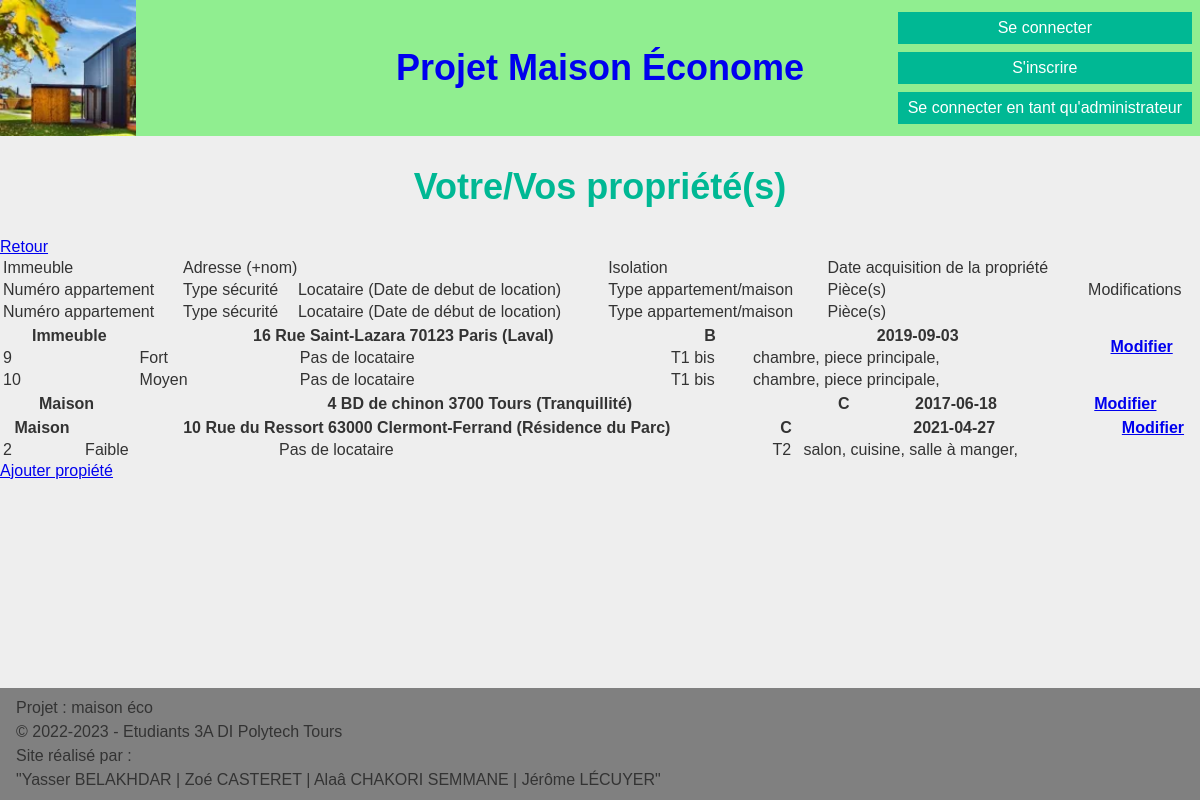
/administration/gererPropriete.php, run on the app's committed database.
### tables this page shows
CREATE TABLE Propriete(
   idPropriete INT AUTO_INCREMENT,
   numeroRue INT,
   nomRue VARCHAR(50) ,
   codePostal INT,
   ville VARCHAR(50) ,
   nomPropriete VARCHAR(50) ,
   degreIsolation CHAR(1) ,
   PRIMARY KEY(idPropriete)
);

CREATE TABLE Appartement(
   idAppartement INT AUTO_INCREMENT,
   numAppart INT,
   degreSecurite INT NOT NULL,
   typeAppart INT NOT NULL,
   idPropriete INT NOT NULL,
   PRIMARY KEY(idAppartement),
   FOREIGN KEY(degreSecurite) REFERENCES TypeSecurite(degreSecurite),
   FOREIGN KEY(typeAppart) REFERENCES TypeAppartement(typeAppart),
   FOREIGN KEY(idPropriete) REFERENCES Propriete(idPropriete)
);

CREATE TABLE TypeSecurite(
   degreSecurite INT,
   nomSecurite VARCHAR(50) ,
   PRIMARY KEY(degreSecurite)
);

CREATE TABLE TypeAppartement(
   typeAppart INT,
   libTypeAppart VARCHAR(50) ,
   nbPieces INT,
   PRIMARY KEY(typeAppart)
);

CREATE TABLE TypePiece(
   typePiece INT,
   libTypePiece VARCHAR(50) ,
   PRIMARY KEY(typePiece)
);

### WEB/administration/gererPropriete.php (the view, shortened to what this page needs)
<?php
$ROOT = "../";
?>
<!DOCTYPE html>
 <html lang="fr">
 <head>
    <?php require "../common/header.php"; ?>
    <h2>Votre/Vos propriété(s)</h2>
    <a href="../Page_accueil/Page_accueil.php">Retour</a>
    <table>
        <thead>
            <tr>
                <td>Immeuble</td>
                <td colspan = "2">Adresse (+nom)</td>
                <td>Isolation</td>
                <td colspan = "2">Date acquisition de la propriété</td>
                <td rowspan = "3">Modifications</td>
            </tr>
            <tr>
                <td>Numéro appartement</td>
                <td>Type sécurité</td>
                <td>Locataire (Date de debut de location)</td>
                <td>Type appartement/maison</td>
                <td>Pièce(s)</td>
            </tr>
            <tr>
                <td>Numéro appartement</td>
                <td>Type sécurité</td>
                <td>Locataire (Date de début de location)</td>
                <td>Type appartement/maison</td>
                <td>Pièce(s)</td>
            </tr>
        </thead>
    </table>
    <?php
    $req = 'SELECT numeroRue, nomRue, codePostal, ville, degreIsolation, nomPropriete , idPropriete, DATE(dateDebutProp) AS dateDProp
            FROM Propriete NATURAL JOIN Proprietaire';
    $data = $bdd->query($req);
    foreach ($data as $ligne) {
        $req2 = "SELECT idAppartement, numAppart, libTypeAppart, nomSecurite
        FROM (((Appartement NATURAL JOIN Propriete) NATURAL JOIN TypeAppartement) NATURAL JOIN TypeSecurite) NATURAL JOIN Locataire
        WHERE idPropriete =".$ligne['idPropriete'];
        $nb = "SELECT COUNT(*) AS nbLigne
        FROM Appartement
        WHERE idPropriete = {$ligne['idPropriete']}";
        $data2 = $bdd->query($req2);
        $nbL = $bdd->query($nb);
        foreach($nbL as $l) {
            $nbAppart = $l['nbLigne'];
        }
        echo "<table>
                <tbody>
                    <tr>
                        <th>";
        if ($nbAppart == 1) echo "Maison";
        else echo "Immeuble";
        echo "  </th>
                <th colspan = \"2\">".$ligne['numeroRue']." ".$ligne['nomRue']." ".$ligne['codePostal']." ".$ligne['ville'];
        if ($ligne['nomPropriete'] != NULL) echo " ({$ligne['nomPropriete']})";
        echo "  </th>
                <th>{$ligne['degreIsolation']}</th>
                <th>{$ligne['dateDProp']}</th>
                <th rowspan = \"$nbAppart\"><a href='{$ROOT}proprietes/ajoutPropriete/ajoutPropriete.php'>Modifier<a></th>
            </tr>";
        foreach ($data2 as $ligne2) {
            echo "<tr>
                    <td>{$ligne2['numAppart']}</td>
                    <td>{$ligne2['nomSecurite']}</td>";
            $req3 = "SELECT DATE(datedebutloc) AS dateDLoc, nom, prenom
            FROM (Locataire NATURAL JOIN Utilisateur) NATURAL JOIN InfoPersonne
            WHERE idAppartement = {$ligne2['idAppartement']} AND dateFinLoc IS NULL";
            $nb = "SELECT COUNT(*) AS nbLignes
            FROM Locataire
            WHERE idAppartement = {$ligne2['idAppartement']} AND dateFinLoc IS NULL";
            $data3 = $bdd->query($req3);
            $nbL = $bdd->query($nb);
            foreach($nbL as $l) {
                $nbLocataire = $l['nbLignes'];
            }
            if ($nbLocataire == 1) {
                foreach ($data3 as $ligne3) {
                    echo "<td>{$ligne3['prenom']} {$ligne3['nom']} ({$ligne3['dateDLoc']})</td>";
                }
            }
            else if ($nbLocataire == 0) {
                echo "<td>Pas de locataire</td>";
            }
            else {
                echo "<td>Problème au niveau de la location de l'appartement</td>";
            }
            echo "  <td>{$ligne2['libTypeAppart']}</td>
                    <td>";
            $req4 = "SELECT  libTypePiece
            FROM Piece NATURAL JOIN TypePiece
            WHERE idAppartement = {$ligne2['idAppartement']}";
            $nb = "SELECT COUNT(*) AS nbLignes
            FROM Piece
            WHERE idAppartement = {$ligne2['idAppartement']}";
            $data4 = $bdd->query($req4);
            $nbL = $bdd->query($nb);
            foreach($nbL as $l) {
                $nbPiece = $l['nbLignes'];
            }
            $i = 0;
            foreach ($data4 as $ligne4) {
                echo $ligne4['libTypePiece'];
                if ($i < $nbPiece) {
                    echo ", ";
                }
                $i++;
            }
            echo "</td>";
        }
        echo "</tbody>
            </table>";
    }
    ?>
    <a href="../proprietes/ajoutPropriete/ajoutPropriete.php">Ajouter propiété</a>
 </body>
 <?php require "../common/footer.php"; ?>
</html>

### WEB/common/header.php (shortened to what this page needs)
<?php
if (isset($_SESSION['Id'])) {
    $co_deco = "Deconnexion";
    $url_co_deco = "{$ROOT}Page_accueil/deconnexion.php";
    $sign_gerer = "Gérer compte";
    $url_sign_gerer = "{$ROOT}Page_accueil/gestion_compte.php";
} else {
    $co_deco = "Se connecter";
    $url_co_deco = "{$ROOT}Page_accueil/connexion.php";
    $sign_gerer = "S'inscrire";
    $url_sign_gerer = "{$ROOT}Page_accueil/inscription.php";
}
?>
<link rel='stylesheet' type='text/css' media='screen' href='<?= $ROOT ?>style/main.css'>
</head>
<body>
    <header style="background-color: lightgreen;">
        <h1><a href="<?= $ROOT ?>Page_accueil/Page_accueil.php" title="Accueil" style="text-decoration: none;">Projet Maison Économe</a></h1>
        <div class="header-left">
            <img src="<?= $ROOT ?>images/logo.webp" alt="logo" class="logo">
        </div>
        <div class="header-right">
            <a id="signup" href=<?php echo $url_co_deco; ?>><?php echo $co_deco; ?></a>
            <a id="login" href=<?php echo $url_sign_gerer; ?>><?php echo $sign_gerer; ?></a>
            <?php
            if (!isset($_SESSION['Id'])) {
                echo "<a id=\"login_admin\" href=\"{$ROOT}Page_accueil/connexion_administrateur.php\">Se connecter en tant qu'administrateur</a>";
            }
            ?>
        </div>
    </header>

### WEB/common/footer.php
<footer style="background-color: gray;">
	<p>Projet : maison éco</p>
	<div class="footer">
		<p>© 2022-2023 - Etudiants 3A DI Polytech Tours</p>
		<p>Site réalisé par : </p>
		<p>"Yasser BELAKHDAR | Zoé CASTERET | Alaâ CHAKORI SEMMANE | Jérôme LÉCUYER"</p>
	</div>
</footer>

### WEB/style/main.css (style rules this page uses)
html { height: 100%; }
body { font-family: Arial, sans-serif; color: #333; background-color: #eee; margin: 0; min-height: 100%; display: flex; flex-direction: column; }
header { position: relative; min-height: fit-content; display: flex; flex-direction: row; justify-content: space-between; }
header > h1 { position: absolute; left: 0; right: 0; top: 0; bottom: 0; display: flex; justify-content: center; font-size: 36px; }
header > h1 > a { display: flex; align-items: center; }
.header-left > img { height: 100%; }
.header-right { display: flex; flex-direction: column; padding: 0.5em; z-index: 1; }
header > .header-right > a { text-decoration: none; text-align: center; padding: 7px 10px; margin: 4px 0; }
h2 { font-size: 36px; text-align: center; color: #00b894; }
button, .header-right > a { background-color: #00b894; color: #fff; padding: 14px 20px; margin: 8px 0; border: none; cursor: pointer; }
footer { padding: 0 1em; margin-top: auto; }
footer p { line-height: 0.5em; }

### data on the page
propriete: shows "Immeuble", numeroRue "16", nomRue "Rue Saint-Lazara", codePostal "70123", ville "Paris", nomPropriete "Laval", degreIsolation "B", dateDProp "2019-09-03"
appartement: numAppart "9", degreSecurite.nomSecurite "Fort", typeAppart.libTypeAppart "T1 bis"
typepiece: libTypePiece "chambre"
typepiece: libTypePiece "piece principale"
appartement: numAppart "10", degreSecurite.nomSecurite "Moyen", typeAppart.libTypeAppart "T1 bis"
propriete: shows "Maison", numeroRue "4", nomRue "BD de chinon", codePostal "3700", ville "Tours", nomPropriete "Tranquillité", degreIsolation "C", dateDProp "2017-06-18"
propriete: shows "Maison", numeroRue "10", nomRue "Rue du Ressort", codePostal "63000", ville "Clermont-Ferrand", nomPropriete "Résidence du Parc", degreIsolation "C", dateDProp "2021-04-27"
appartement: numAppart "2", degreSecurite.nomSecurite "Faible", typeAppart.libTypeAppart "T2"
typepiece: libTypePiece "salon"
typepiece: libTypePiece "cuisine"
typepiece: libTypePiece "salle à manger"

### other printed values
$co_deco "Se connecter"
$sign_gerer "S'inscrire"
